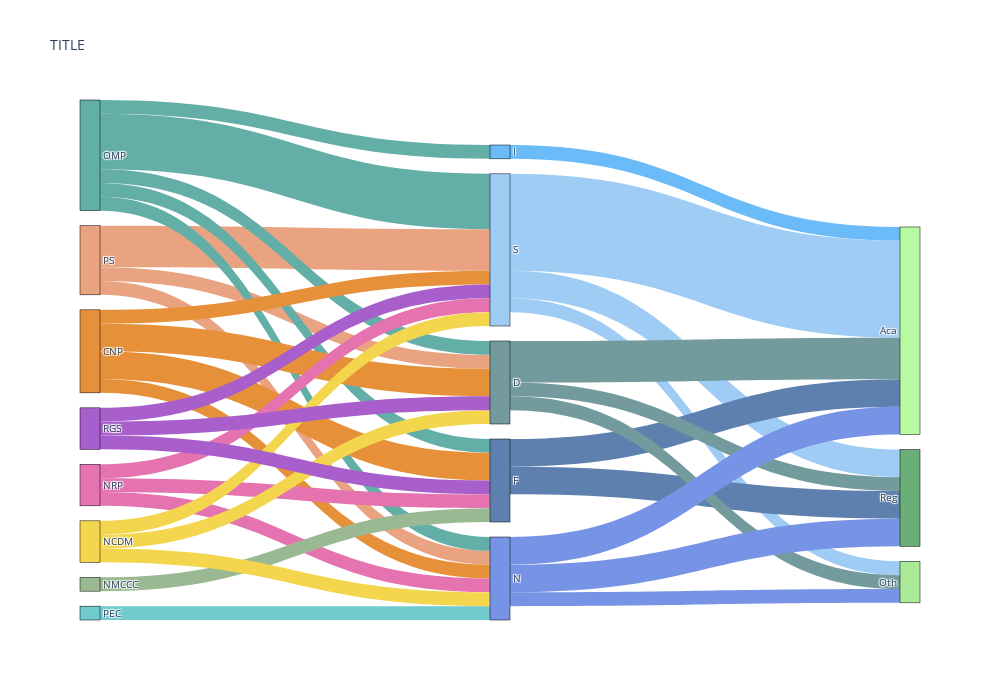

Source (notebook cell):
### Markdown cell above
# Sankey Plot

### Code cell
import plotly.graph_objects as go
import pandas as pd
import numpy as np

df = pd.read_csv('datasets/sankey_assignment.csv')  # Read CSV into a DataFrame

df.set_index('LABEL', inplace=True)

sourceArr = []
targetArr = []
valueArr = []

colNodes = df.columns.to_numpy()  # Initially all nodes in the graph, they are the columns in the dataset

endNodes = np.array(['Reg', 'Aca', 'Oth'])
intermediateNodes = df.index.to_numpy()    # Row names (Nodes)
startNodes = [node for node in colNodes if node not in set(endNodes) and node not in set(intermediateNodes)]
# print(endNodes)
# print(intermediateNodes)
# print(startNodes)

allNodes = np.concatenate((rowNodes, colNodes))

# a dictionary for fast lookup
node_to_index = {node: idx for idx, node in enumerate(allNodes)}
link_colors = []


for startNode in startNodes:
    for intermediateNode in intermediateNodes:
        if df.at[intermediateNode, startNode] != 0:  # If there is an edge
            # append to other arrays the index of row and col
            sourceArr.append(node_to_index[startNode])
            targetArr.append(node_to_index[intermediateNode])
            valueArr.append(df.at[intermediateNode, startNode])
            if startNode == 'OMP':
                link_colors.append('rgba(100,174,168,210)')
            elif startNode == 'PS':
                link_colors.append('rgba(234,163,128,210)')
            elif startNode == 'CNP':
                link_colors.append('rgba(230,144,57,210)')
            elif startNode == 'RGS':
                link_colors.append('rgba(168,94,203,210)')
            elif startNode == 'NRP':
                link_colors.append('rgba(228,115,176,210)')
            elif startNode == 'NCDM':
                link_colors.append('rgba(243,214,77,210)')
            elif startNode == 'NMCCC':
                link_colors.append('rgba(154,185,146,210)')
            elif startNode == 'PEC':
                link_colors.append('rgba(112,202,206,210)')

for intermediateNode in intermediateNodes:
    for endNode in endNodes:
        if df.at[intermediateNode, endNode] != 0:  # If there is an edge
            # append to other arrays the index of row and col
            sourceArr.append(node_to_index[intermediateNode])
            targetArr.append(node_to_index[endNode])
            valueArr.append(df.at[intermediateNode, endNode])
            if intermediateNode == 'S':
                link_colors.append('rgba(158,204,245,210)')
            elif intermediateNode == 'I':
                link_colors.append('rgba(107,187,248,210)')
            elif intermediateNode == 'D':
                link_colors.append('rgba(115,155,158,210)')
            elif intermediateNode == 'F':
                link_colors.append('rgba(94,128,174,210)')
            elif intermediateNode == 'N':
                link_colors.append('rgba(119,147,229,210)')

node_colors = ['#9eccf5', '#5e80ae', '#739b9e', '#7793e5','#6bbbf8', '#eaa380', '#64aea8', 
               '#e69039', '#e473b0', '#9ab992', '#70cace','#f3d64d', '#a85ecb', '#6aaf77', '#b6faa2', '#abeb98']
               


fig = go.Figure(data=[go.Sankey(
    node = dict(
        pad = 15,
        thickness = 20,
        line = dict(color = "black", width = 0.5),
        label = allNodes,
        color = node_colors
    ),
    link = dict(
        source = sourceArr, # indices correspond to labels, eg A1, A2, A1, B1, ...
        target = targetArr,
        value = valueArr,
        color = link_colors
    ))])

fig.update_layout(title_text="TITLE", font_size=10, height=700, width=1000)
fig.show()

### Figure 1 — Plotly figure (JSON) as saved in the notebook; plotly's stock layout.template omitted (floating-point values rounded to 4 significant figures)
{"data": [{"link": {"color": ["rgba(234,163,128,210)", "rgba(234,163,128,210)", "rgba(234,163,128,210)", "rgba(100,174,168,210)", "rgba(100,174,168,210)", "rgba(100,174,168,210)", "rgba(100,174,168,210)", "rgba(100,174,168,210)", "rgba(230,144,57,210)", "rgba(230,144,57,210)", "rgba(230,144,57,210)", "rgba(230,144,57,210)", "rgba(228,115,176,210)", "rgba(228,115,176,210)", "rgba(228,115,176,210)", "rgba(154,185,146,210)", "rgba(112,202,206,210)", "rgba(243,214,77,210)", "rgba(243,214,77,210)", "rgba(243,214,77,210)", "rgba(168,94,203,210)", "rgba(168,94,203,210)", "rgba(168,94,203,210)", "rgba(158,204,245,210)", "rgba(158,204,245,210)", "rgba(158,204,245,210)", "rgba(94,128,174,210)", "rgba(94,128,174,210)", "rgba(115,155,158,210)", "rgba(115,155,158,210)", "rgba(115,155,158,210)", "rgba(119,147,229,210)", "rgba(119,147,229,210)", "rgba(119,147,229,210)", "rgba(107,187,248,210)"], "source": [5, 5, 5, 6, 6, 6, 6, 6, 7, 7, 7, 7, 8, 8, 8, 9, 10, 11, 11, 11, 12, 12, 12, 0, 0, 0, 1, 1, 2, 2, 2, 3, 3, 3, 4], "target": [0, 2, 3, 0, 1, 2, 3, 4, 0, 1, 2, 3, 0, 1, 3, 1, 3, 0, 2, 3, 0, 1, 2, 13, 14, 15, 13, 14, 13, 14, 15, 13, 14, 15, 14], "value": [3, 1, 1, 4, 1, 1, 1, 1, 1, 2, 2, 1, 1, 1, 1, 1, 1, 1, 1, 1, 1, 1, 1, 2, 7, 1, 2, 2, 1, 3, 1, 2, 2, 1, 1]}, "node": {"color": ["#9eccf5", "#5e80ae", "#739b9e", "#7793e5", "#6bbbf8", "#eaa380", "#64aea8", "#e69039", "#e473b0", "#9ab992", "#70cace", "#f3d64d", "#a85ecb", "#6aaf77", "#b6faa2", "#abeb98"], "label": ["S", "F", "D", "N", "I", "PS", "OMP", "CNP", "NRP", "NMCCC", "PEC", "NCDM", "RGS", "Reg", "Aca", "Oth"], "line": {"color": "black", "width": 0.5}, "pad": 15, "thickness": 20}, "type": "sankey"}], "layout": {"font": {"size": 10}, "height": 700, "title": {"text": "TITLE"}, "width": 1000}}
